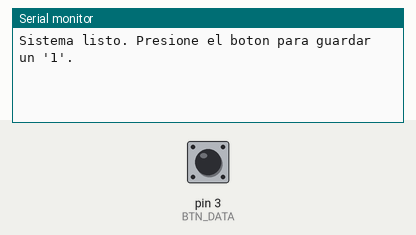
Simulated run of this sketch. Board: Arduino Uno, built with avr-gcc and run on an emulated ATmega328P. Shown: the last lines printed to the serial monitor. The test bench sets the inputs (shaded band); at power-on: pin 3 (BTN_DATA) LOW.

Above: at 1.2 s.
1.3 s: pin 3 (BTN_DATA) pulled HIGH for 0.15 s
At 1.9 s:
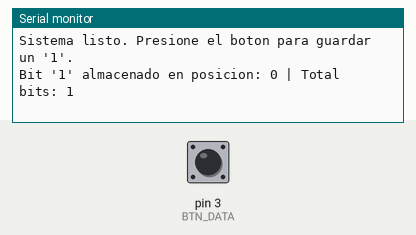
2.9 s: pin 3 (BTN_DATA) pulled HIGH for 1 s
At 4.4 s:
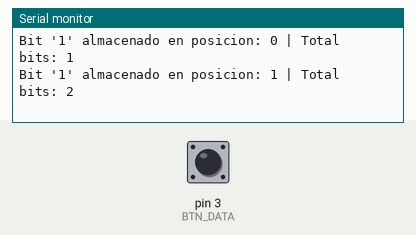
5.4 s: pin 3 (BTN_DATA) pulled HIGH for 0.15 s
At 6.3 s:
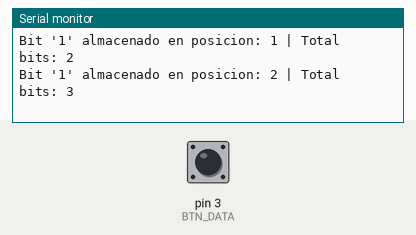

Measured:
- after the input at 1.3 s, the serial monitor: prints a new line at once (image 1)
- after the input at 2.9 s, the serial monitor: prints a new line at once (image 2)
- after the input at 5.4 s, the serial monitor: prints a new line at once (image 3)

The sketch:

buffer.ino
```cpp
// ----- CONFIGURACIÓN -----
const int BTN_DATA = 3;      // Pin del botón para ingresar datos
const int MAX_BITS = 32;     // Límite de capacidad del buffer
char bufferBits[MAX_BITS];   // Arreglo (el buffer)
int bufferIndex = 0;         // Puntero de posición

// Variable para detectar una sola pulsación (flanco)
bool ultimoEstadoBtn = LOW;

void setup() {
  // Nota: Se recomienda INPUT_PULLUP si el botón va a GND directamente
  pinMode(BTN_DATA, INPUT);
  Serial.begin(9600);
  Serial.println("Sistema listo. Presione el boton para guardar un '1'.");
}

void loop() {
  // Leer el estado actual del botón
  bool estadoBtn = digitalRead(BTN_DATA);

  // LÓGICA DE DETECCIÓN: Solo entra si el botón se presiona (pasa de LOW a HIGH)
  if (estadoBtn == HIGH && ultimoEstadoBtn == LOW) {

    // 1. VERIFICAR ESPACIO (Seguridad de memoria)
    // Se eliminó 'bufferLleno' porque el índice ya nos indica el estado del buffer
    if (bufferIndex < MAX_BITS) {

      // 2. ASIGNACIÓN: Guardamos el bit en la posición actual
      bufferBits[bufferIndex] = '1';

      // 3. INCREMENTO: Movemos el puntero a la siguiente casilla
      bufferIndex++;

      // FEEDBACK: Mostrar progreso por Serial
      Serial.print("Bit '1' almacenado en posicion: ");
      Serial.print(bufferIndex - 1);
      Serial.print(" | Total bits: ");
      Serial.println(bufferIndex);

    } else {
      // ESTA ES LA SECCIÓN DE LIMPIEZA
      Serial.println("\n!! ERROR: Buffer lleno. No se puede guardar mas.");
      Serial.println("Se limpiara el Buffer automaticamente...");

      bufferIndex = 0; // Reiniciamos el contador a 0

      Serial.println("Buffer vacio. Listo para nuevos datos.\n");
    }

    delay(150); // Debounce para evitar falsos disparos
  }

  // Guardar el estado para la próxima vuelta del loop
  ultimoEstadoBtn = estadoBtn;
}
```
